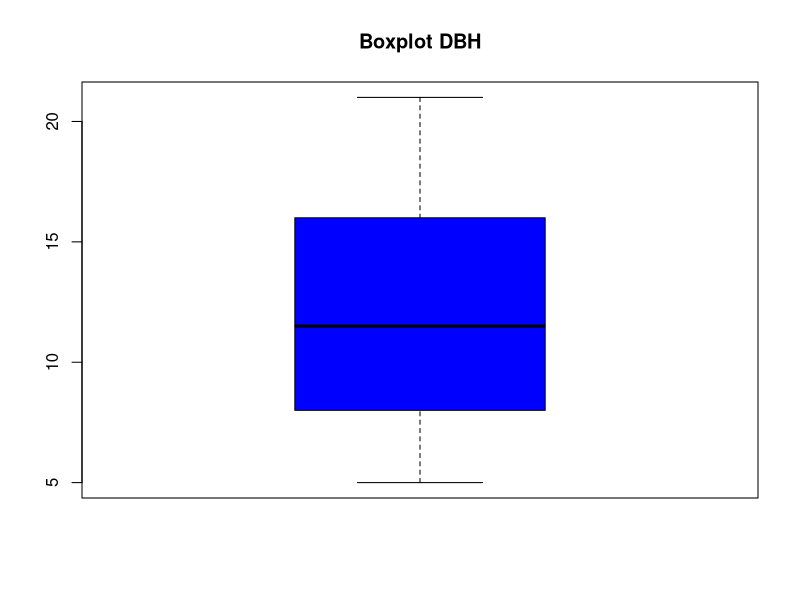
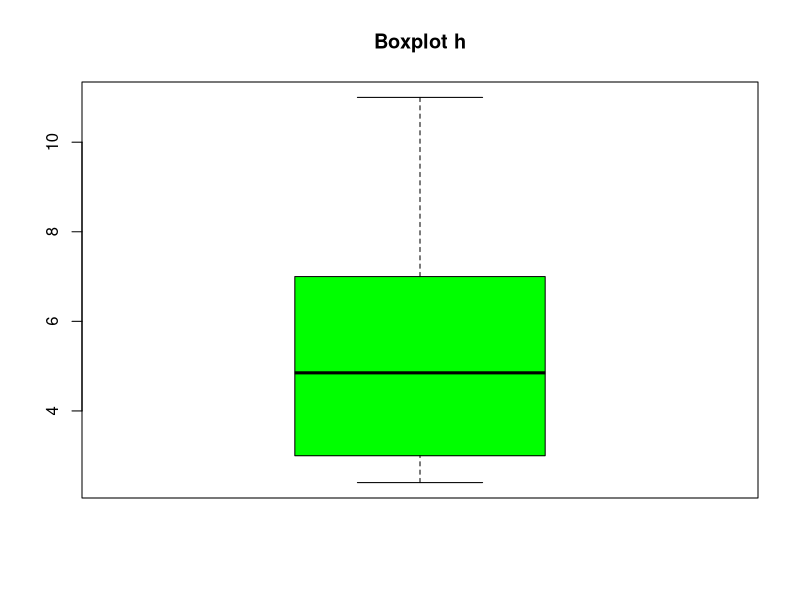
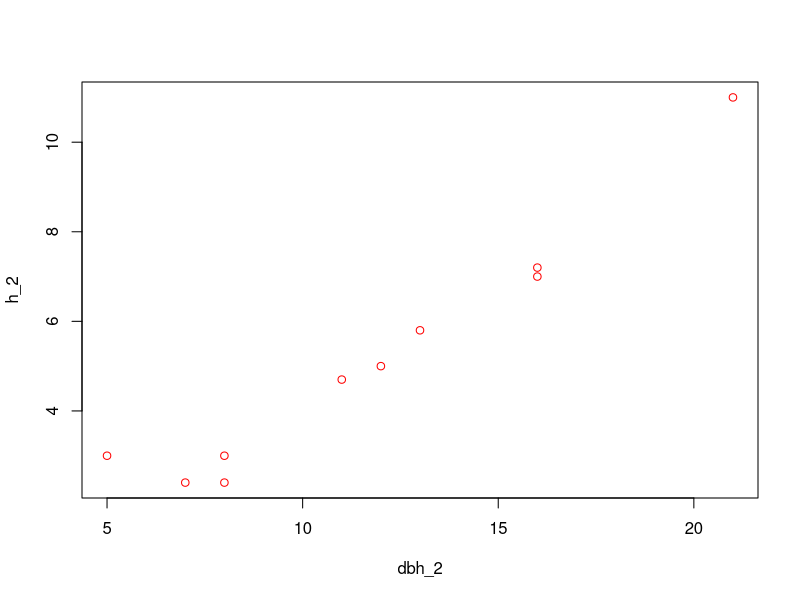
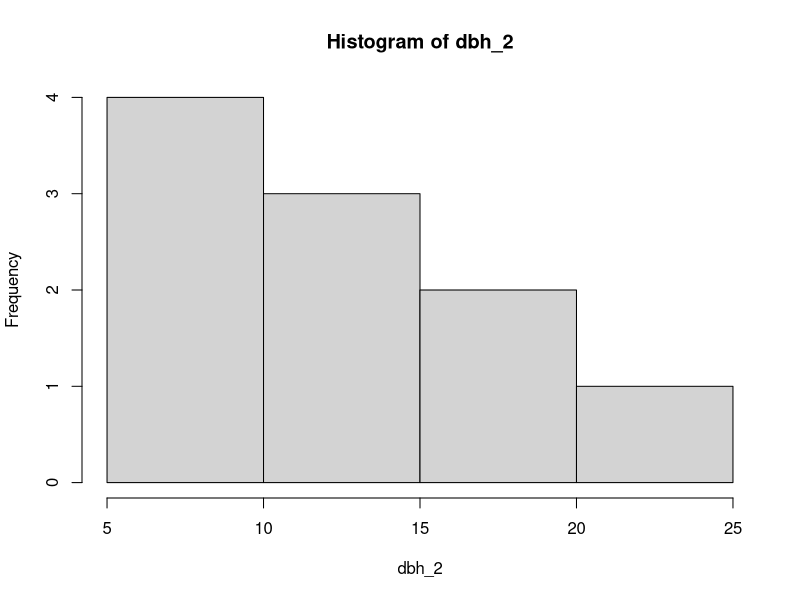
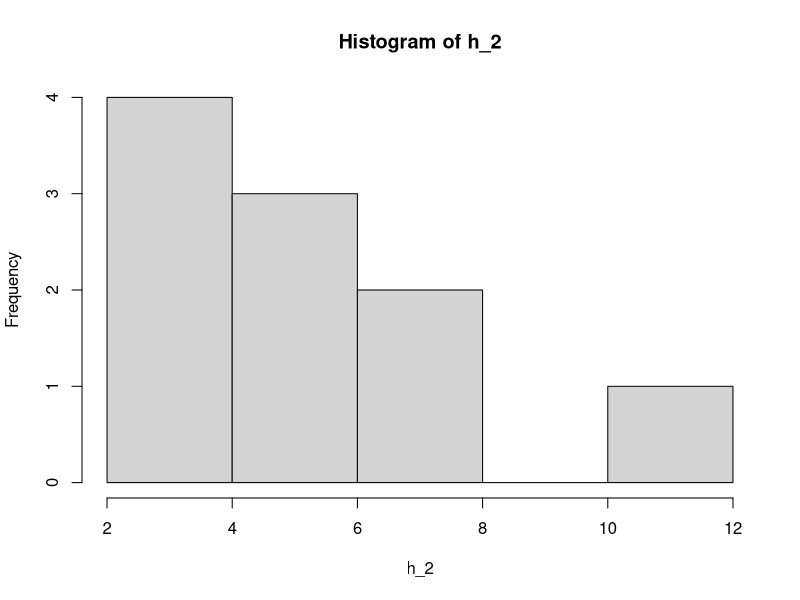
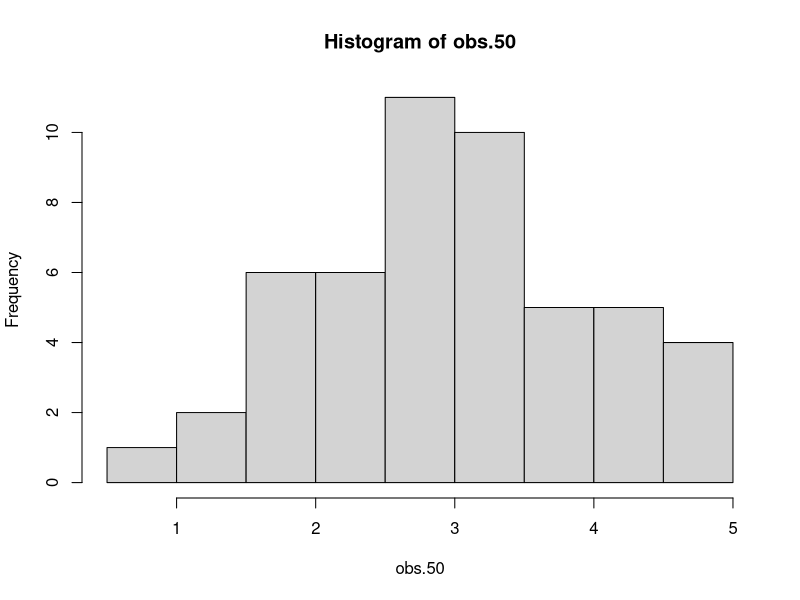
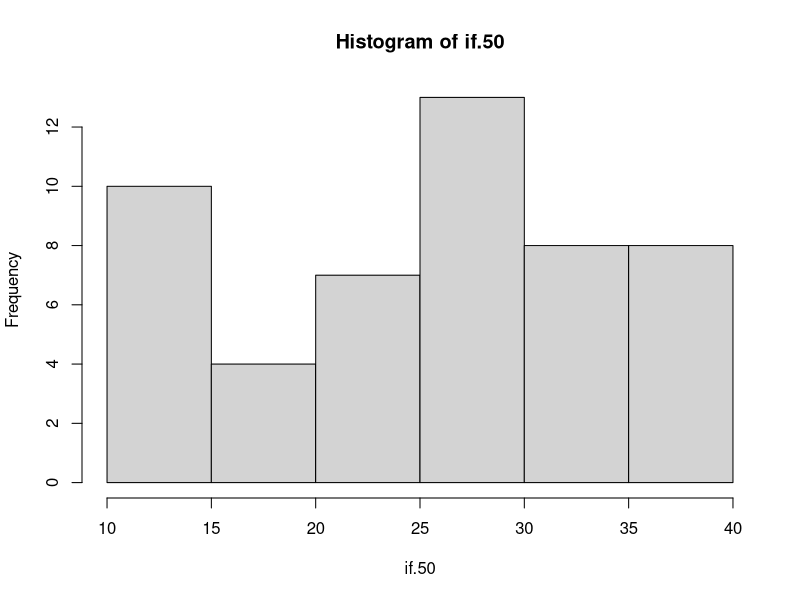
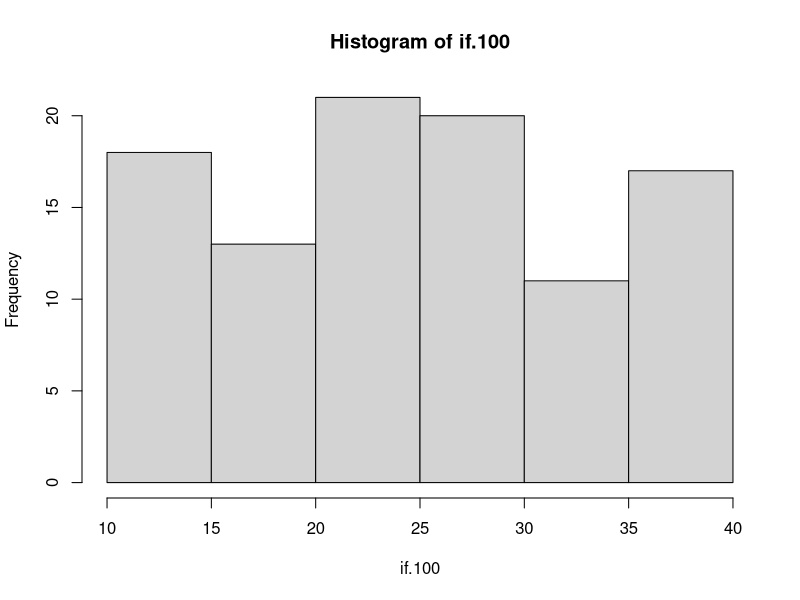

The R source for these figures, in order:
# Jairo Alberto Leal Gómez
# 09/02/2023
# Características descriptivas


# Primera sesión ----------------------------------------------------------

dbh <- 15
h <- 8

# Multiplicación y operaciones

dbh * h

dbh^2

log(dbh)

dbh_2 <- c(12, 8, 7, 5, 11, 13, 16, 21, 8, 16) 

dbh_2 * h

h_2 <- c(5, 3, 2.4, 3, 4.7, 5.8, 7, 11, 2.4, 7.2)

dbh_2 * h_2



# Graficas ----------------------------------------------------------------

# Medidas de tendencia central
# Media, moda

# Medidas de dispersión
# Varianza, desviación estandar, etc.

# Representación gráfica de los datos
# Histogramas, distribución de un solo grupo en un rango
# Gráfica de barras, grupos 
# Dispersión
# Boxplot, gráfica de cajas

boxplot(dbh_2, col= 'blue', main = 'Boxplot DBH')

# Limites mínimo y máximo, centro representa la mediana, 50% de los datos en la caja, y cada uno es un cuartil (25, 50, 75, 100)

boxplot(h_2, col= 'green', main = 'Boxplot h')

plot(dbh_2, h_2, col= "red")

# Correlación: asociación positiva

hist(dbh_2)
hist(h_2)



# Datos aleatorios
# para que me genere datos random


# algorito para que siempre me genere los mismos números, el numero en (  ) puede ser cualquiera
set.seed(13)
obs.50 <- rnorm(50, mean= 3)
hist(obs.50)

set.seed(13)
if.50 <- runif(50, min = 10, max = 40)
hist(if.50)

set.seed(13)
if.100 <- runif(100, min = 10, max = 40)
hist(if.100)

if.500 <- runif(500, min = 10, max = 40)
hist(if.500)

if.1000 <- runif(1000, min = 10, max = 40)
hist(if.1000)


set.seed(1)
stem(if.50)
hist(if.50)



# Restricciones -----------------------------------------------------------

# Trabajar con datos del objeto if.50

mean(if.50)
fivenum(if.50)
boxplot(if.50)

# mean= media   ;   fivenum= 5 datos del boxplot, rangos, limites de cuartiles y mediana

# SIMBOLOS DE RESTRICCIONES DE DATOS

# igual a ==
# diferente a !=
# igual o mayor >=
# igual o menor <=
# mayor que >
# menor que <

if.50 <= median(if.50)

# dice que datos cumplen la restricción... instruccion lógica

# submuestreo dirigido

dbh.50 <- subset(if.50, if.50 <= median(if.50))

dbh.up50 <- subset(if.50, if.50 >= median(if.50))

dbh.up30 <- subset(if.50, if.50 > 30)
dbh.up30

mean(dbh.up30)
sd(dbh.up30)



# Importar datos ----------------------------------------------------------

fert <- read.csv("vivero.csv", header = TRUE)

# mis datos no se exportaron como un factor, por lo cual no lo toma como grupos diferentes, siguiente comando para hacerlo

fert$Tratamiento <-as.factor(fert$Tratamiento)

# ~ en función de...

boxplot(fert$IE ~ fert$Tratamiento, 
        main = "Vivero Bosque Escuela",
        xlab = "Tratamiento", ylab = "Indice de Esbeltez",
        col = c("red", "blue"),
        las = 1, ylim = c(0.4, 1.2))

